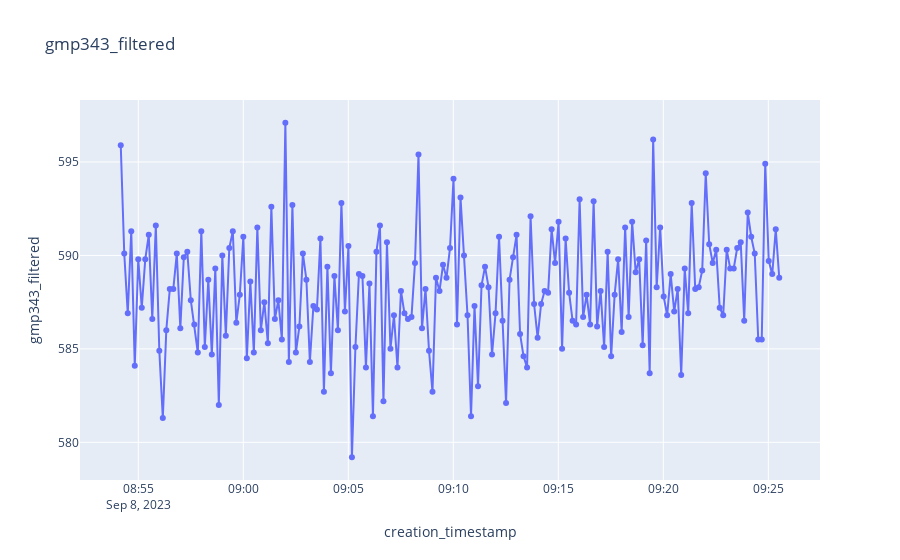
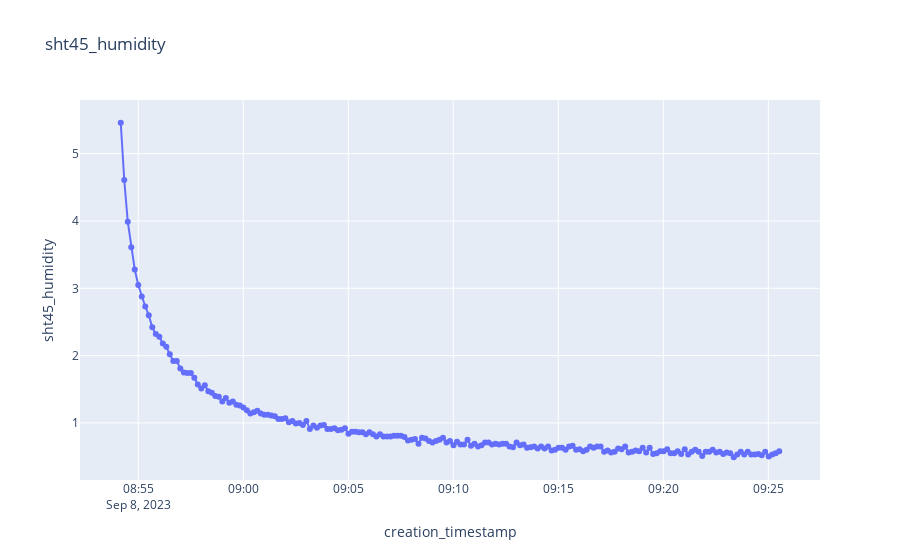
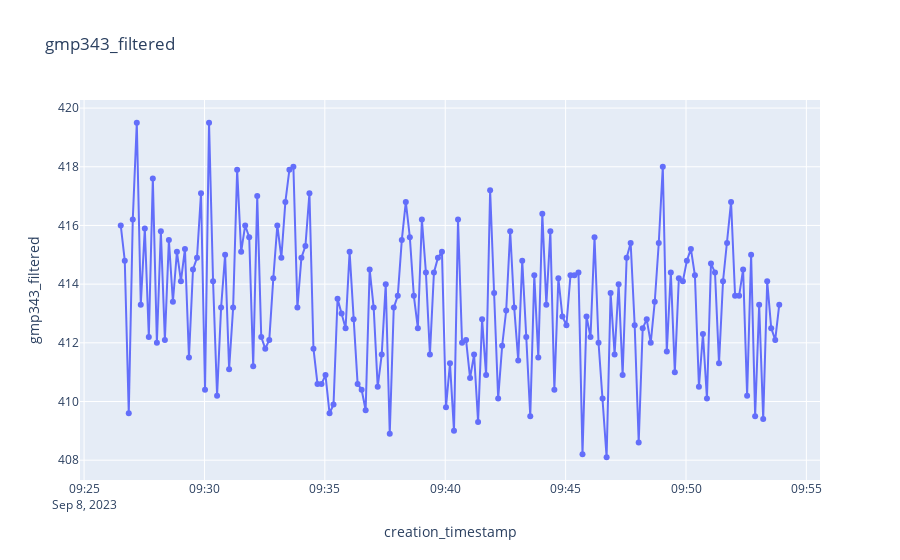
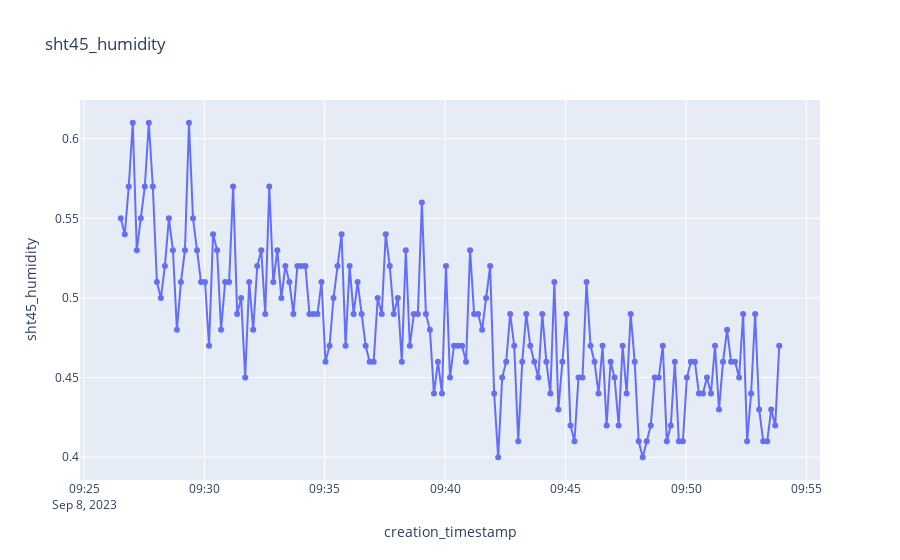

The notebook cell saved with these charts, in order:
### Code cell
#600
start_date = datetime(2023, 9, 8, 8, 54, 0).replace(tzinfo=timezone.utc)
end_date = datetime(2023, 9, 8, 9, 25, 40).replace(tzinfo=timezone.utc)

df_p_600 = df.filter(pl.col("creation_timestamp").is_between(start_date, end_date))

plot_sensor_measurement(df_p_600.collect(), col_name="gmp343_filtered")
plot_sensor_measurement(df_p_600.collect(), col_name="sht45_humidity")

#400
start_date = datetime(2023, 9, 8, 9, 26, 30).replace(tzinfo=timezone.utc)
end_date = datetime(2023, 9, 8, 9, 54, 0).replace(tzinfo=timezone.utc)

df_p_400 = df.sort("creation_timestamp").filter(pl.col("creation_timestamp").is_between(start_date, end_date))

plot_sensor_measurement(df_p_400.collect(), col_name="gmp343_filtered")
plot_sensor_measurement(df_p_400.collect(), col_name="sht45_humidity")

### Figure 1 — Plotly figure (JSON) as saved in the notebook; plotly's stock layout.template omitted (floating-point values rounded to 4 significant figures; data arrays with more than 128 entries replaced by an {"elided": "..."} marker saying what was removed)
{"data": [{"hovertemplate": "creation_timestamp=%{x}<br>gmp343_filtered=%{y}<extra></extra>", "legendgroup": "", "line": {"color": "#636efa", "dash": "solid"}, "marker": {"symbol": "circle"}, "mode": "lines+markers", "name": "", "orientation": "v", "showlegend": false, "type": "scatter", "x": {"elided": "189 str values"}, "xaxis": "x", "y": {"elided": "189 float values"}, "yaxis": "y"}], "layout": {"legend": {"tracegroupgap": 0}, "title": {"text": "gmp343_filtered"}, "xaxis": {"anchor": "y", "domain": [0, 1], "title": {"text": "creation_timestamp"}}, "yaxis": {"anchor": "x", "domain": [0, 1], "title": {"text": "gmp343_filtered"}}}}

### Figure 2 — Plotly figure (JSON) as saved in the notebook; plotly's stock layout.template omitted (floating-point values rounded to 4 significant figures; data arrays with more than 128 entries replaced by an {"elided": "..."} marker saying what was removed)
{"data": [{"hovertemplate": "creation_timestamp=%{x}<br>sht45_humidity=%{y}<extra></extra>", "legendgroup": "", "line": {"color": "#636efa", "dash": "solid"}, "marker": {"symbol": "circle"}, "mode": "lines+markers", "name": "", "orientation": "v", "showlegend": false, "type": "scatter", "x": {"elided": "189 str values"}, "xaxis": "x", "y": {"elided": "189 float values"}, "yaxis": "y"}], "layout": {"legend": {"tracegroupgap": 0}, "title": {"text": "sht45_humidity"}, "xaxis": {"anchor": "y", "domain": [0, 1], "title": {"text": "creation_timestamp"}}, "yaxis": {"anchor": "x", "domain": [0, 1], "title": {"text": "sht45_humidity"}}}}

### Figure 3 — Plotly figure (JSON) as saved in the notebook; plotly's stock layout.template omitted (floating-point values rounded to 4 significant figures; data arrays with more than 128 entries replaced by an {"elided": "..."} marker saying what was removed)
{"data": [{"hovertemplate": "creation_timestamp=%{x}<br>gmp343_filtered=%{y}<extra></extra>", "legendgroup": "", "line": {"color": "#636efa", "dash": "solid"}, "marker": {"symbol": "circle"}, "mode": "lines+markers", "name": "", "orientation": "v", "showlegend": false, "type": "scatter", "x": {"elided": "165 str values"}, "xaxis": "x", "y": {"elided": "165 float values"}, "yaxis": "y"}], "layout": {"legend": {"tracegroupgap": 0}, "title": {"text": "gmp343_filtered"}, "xaxis": {"anchor": "y", "domain": [0, 1], "title": {"text": "creation_timestamp"}}, "yaxis": {"anchor": "x", "domain": [0, 1], "title": {"text": "gmp343_filtered"}}}}

### Figure 4 — Plotly figure (JSON) as saved in the notebook; plotly's stock layout.template omitted (floating-point values rounded to 4 significant figures; data arrays with more than 128 entries replaced by an {"elided": "..."} marker saying what was removed)
{"data": [{"hovertemplate": "creation_timestamp=%{x}<br>sht45_humidity=%{y}<extra></extra>", "legendgroup": "", "line": {"color": "#636efa", "dash": "solid"}, "marker": {"symbol": "circle"}, "mode": "lines+markers", "name": "", "orientation": "v", "showlegend": false, "type": "scatter", "x": {"elided": "165 str values"}, "xaxis": "x", "y": {"elided": "165 float values"}, "yaxis": "y"}], "layout": {"legend": {"tracegroupgap": 0}, "title": {"text": "sht45_humidity"}, "xaxis": {"anchor": "y", "domain": [0, 1], "title": {"text": "creation_timestamp"}}, "yaxis": {"anchor": "x", "domain": [0, 1], "title": {"text": "sht45_humidity"}}}}
